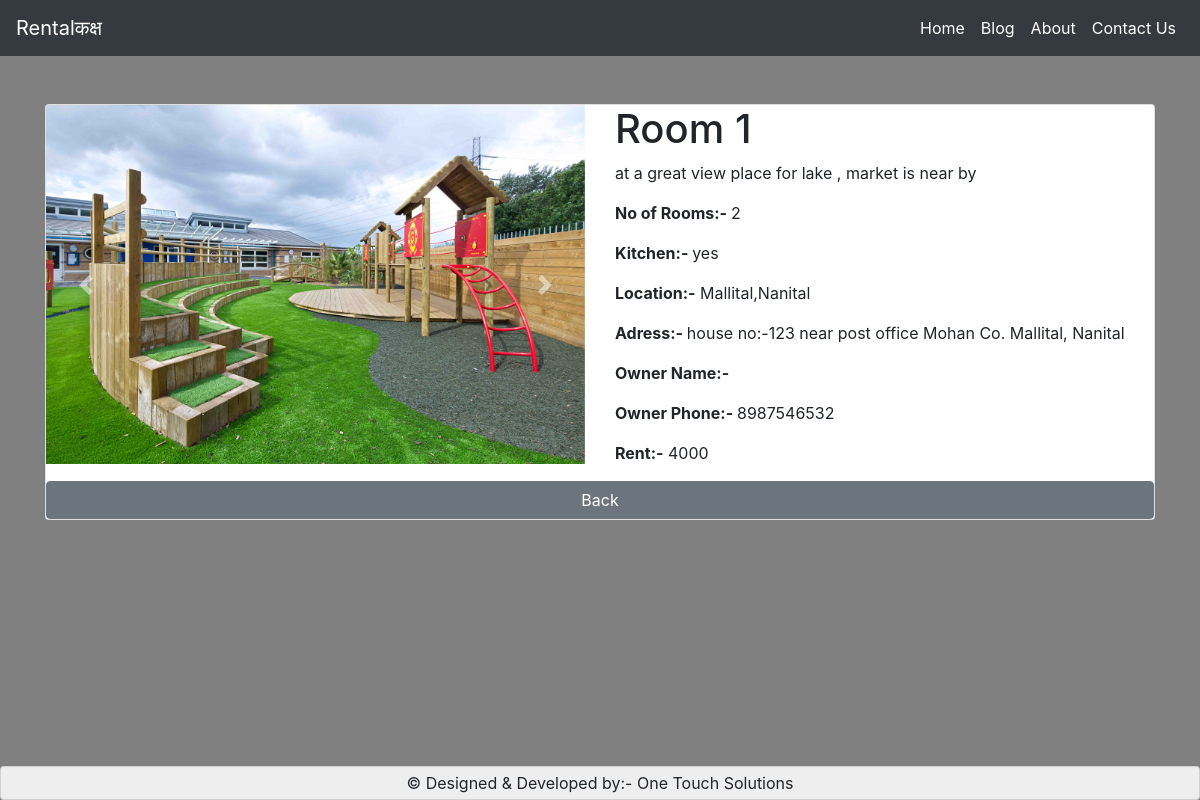
/1/, run on the app's committed database.
### blog/models.py (models this page shows, shortened)
class Room(models.Model):
    room = models.CharField(max_length=50)
    info = models.TextField()
    no_room = models.IntegerField()
    kitchen = models.CharField(max_length=10)
    location = models.CharField(max_length=50)
    adress = models.TextField()
    owner_name = models.CharField(max_length=100)
    owner_phone = models.CharField(max_length=50)
    rent = models.IntegerField()
    img1 = models.ImageField(default='default_room.jpg', upload_to='room_pics')
    img2 = models.ImageField(default='default_room.jpg', upload_to='room_pics')
    img3 = models.ImageField(default='default_room.jpg', upload_to='room_pics')
    img4 = models.ImageField(default='default_room.jpg', upload_to='room_pics')

### blog/views.py (the view)
# urls.py: path('<int:pk>/', RoomDetailView.as_view(), name='room-detail'),
class RoomDetailView(DetailView):
    model = Room

### blog/templates/blog/room_detail.html (shortened to what this page needs)
{% extends 'blog/basic.html' %}
{% load static %}
{% block css%}
<link rel="stylesheet" type="text/css" href="{% static 'blog/rdetail.css' %}">
{% endblock %}
{% block body %}
<div class="container">
    <div class="card mb-3 mt-5" style="max-width: 100vw;">
      <div class="row">
        <div class="col-sm">
          <div id="carouselExampleControls" class="carousel slide" data-ride="carousel">
            <div class="carousel-inner">
              <div class="carousel-item active">
                <img src="{{ room.img1.url }}" class="d-block w-100" alt="...">
              </div>
            </div>
            <a class="carousel-control-prev" href="#carouselExampleControls" role="button" data-slide="prev">
              <span class="carousel-control-prev-icon" aria-hidden="true"></span>
            </a>
            <a class="carousel-control-next" href="#carouselExampleControls" role="button" data-slide="next">
              <span class="carousel-control-next-icon" aria-hidden="true"></span>
            </a>
          </div>
        </div>
        <div class="col-sm">
          <h1>{{ room.room }}</h1>
          <p>{{room.info}}</p>
          <p> <strong> No of Rooms:- </strong>{{room.no_room }}</p>
          <p><strong>Kitchen:- </strong>{{room.kitchen}}</p>
          <p><strong>Location:-</strong> {{room.location}}</p>
          <p><strong>Adress:- </strong>{{ room.adress }}</p>
          <p><strong>Owner Name:- </strong>{{room.owmer_name}}</p>
          <p><strong>Owner Phone:- </strong>{{room.owner_phone}}</p>
          <p><strong>Rent:-</strong> {{room.rent}}</p>
        </div>
      </div>
      <a class="btn btn-secondary" href="javascript:history.back()">Back</a>
    </div>
  </div>
<div class="container-fluid grey px-0 fixed-bottom">
      <div class="card stretch pt-1">
        <p class="mb-1"> &COPY; Designed & Developed by:- One Touch Solutions</p>
      </div>
    </div>
{% endblock %}

### blog/static/blog/rdetail.css (style rules this page uses)
.stretch { width: 100vw; text-align: center; background-color: #eee; padding-top: 20px; }
body { background-color: grey; }

### data on the page
Room: img1 (picture), room "Room 1", info "at a great view place for lake , market is near by", no_room "2", kitchen "yes", location "Mallital,Nanital", adress "house no:-123 near post office Mohan Co. Mallital, Nanital", owner_phone "8987546532", rent "4000"
